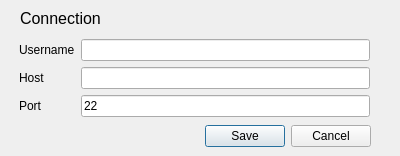
<?xml version="1.0" encoding="UTF-8"?>
<ui version="4.0">
 <class>ConnectionDialog</class>
 <widget class="QDialog" name="ConnectionDialog">
  <property name="geometry">
   <rect>
    <x>0</x>
    <y>0</y>
    <width>400</width>
    <height>156</height>
   </rect>
  </property>
  <property name="windowTitle">
   <string>Dialog</string>
  </property>
  <widget class="QDialogButtonBox" name="buttonBox">
   <property name="geometry">
    <rect>
     <x>30</x>
     <y>120</y>
     <width>341</width>
     <height>32</height>
    </rect>
   </property>
   <property name="orientation">
    <enum>Qt::Orientation::Horizontal</enum>
   </property>
   <property name="standardButtons">
    <set>QDialogButtonBox::StandardButton::Cancel|QDialogButtonBox::StandardButton::Save</set>
   </property>
   <property name="centerButtons">
    <bool>false</bool>
   </property>
  </widget>
  <widget class="QLabel" name="titleLabel">
   <property name="geometry">
    <rect>
     <x>20</x>
     <y>10</y>
     <width>361</width>
     <height>16</height>
    </rect>
   </property>
   <property name="font">
    <font>
     <pointsize>12</pointsize>
    </font>
   </property>
   <property name="text">
    <string>Connection</string>
   </property>
  </widget>
  <widget class="QWidget" name="formLayoutWidget">
   <property name="geometry">
    <rect>
     <x>19</x>
     <y>39</y>
     <width>351</width>
     <height>81</height>
    </rect>
   </property>
   <layout class="QFormLayout" name="formLayout">
    <item row="0" column="0">
     <widget class="QLabel" name="label">
      <property name="text">
       <string>Username</string>
      </property>
     </widget>
    </item>
    <item row="1" column="0">
     <widget class="QLabel" name="label_2">
      <property name="text">
       <string>Host</string>
      </property>
     </widget>
    </item>
    <item row="2" column="0">
     <widget class="QLabel" name="label_3">
      <property name="text">
       <string>Port</string>
      </property>
     </widget>
    </item>
    <item row="0" column="1">
     <widget class="QLineEdit" name="userLine"/>
    </item>
    <item row="1" column="1">
     <widget class="QLineEdit" name="hostLine"/>
    </item>
    <item row="2" column="1">
     <widget class="QLineEdit" name="portLine">
      <property name="text">
       <string>22</string>
      </property>
     </widget>
    </item>
   </layout>
  </widget>
 </widget>
 <resources/>
 <connections>
  <connection>
   <sender>buttonBox</sender>
   <signal>accepted()</signal>
   <receiver>ConnectionDialog</receiver>
   <slot>accept()</slot>
   <hints>
    <hint type="sourcelabel">
     <x>248</x>
     <y>124</y>
    </hint>
    <hint type="destinationlabel">
     <x>157</x>
     <y>152</y>
    </hint>
   </hints>
  </connection>
  <connection>
   <sender>buttonBox</sender>
   <signal>rejected()</signal>
   <receiver>ConnectionDialog</receiver>
   <slot>reject()</slot>
   <hints>
    <hint type="sourcelabel">
     <x>316</x>
     <y>130</y>
    </hint>
    <hint type="destinationlabel">
     <x>286</x>
     <y>152</y>
    </hint>
   </hints>
  </connection>
 </connections>
</ui>
